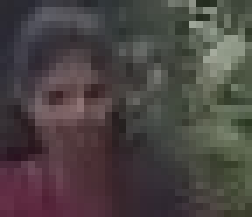
#> input picture scratch/head_crops_test/f060_helmet_PASS_0.90.jpg, 36 x 31 px, found by its file name (shown 7 times larger)
$ python debug_head_features.py   (older library calls are emulated)
#> lines starting #> are read from the running program, lines starting #| are printed output that depends on the picture; after the words box and inside, x2 and y2 are one past the last pixel; in counts of white or black regions, pixels touching at a corner belong together
import cv2
import numpy as np
import os
import sys

sys.path.insert(0, os.path.abspath('.'))

# Test a few crops that were wrongly marked as helmet PASS
crop_names = [
    "scratch/head_crops_test/f060_helmet_PASS_0.90.jpg",
    "scratch/head_crops_test/f090_helmet_PASS_0.90.jpg",
    "scratch/head_crops_test/f120_helmet_PASS_0.90.jpg",
    "scratch/head_crops_test/f170_no_helmet_FAIL_0.31.jpg",
    "scratch/head_crops_test/f195_helmet_PASS_0.90.jpg"
]

for cp in crop_names:
    if not os.path.exists(cp):
        continue
    head_roi = cv2.imread(cp)
#> head_roi is the input picture: shape (31, 36, 3); mean B, G, R 66.8, 68, 74.9
    h, w = head_roi.shape[:2]
#> h = 31; w = 36
    gray = cv2.cvtColor(head_roi, cv2.COLOR_BGR2GRAY)
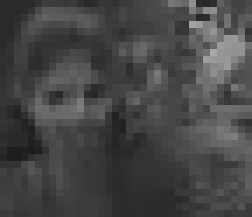
#> gray: shape (31, 36) (shown 7 times larger); min 28, max 168, mean 69.9
    lap_var = float(cv2.Laplacian(gray, cv2.CV_64F).var())
#> lap_var = 1424.2
    hsv = cv2.cvtColor(head_roi, cv2.COLOR_BGR2HSV)
#> hsv: shape (31, 36, 3); mean H, S, V 103.1, 50.1, 78.1
    ycbcr = cv2.cvtColor(head_roi, cv2.COLOR_BGR2YCrCb)
#> ycbcr: shape (31, 36, 3); mean of channels 0, 1, 2 69.9, 131.5, 126.2
    cr = ycbcr[:, :, 1]
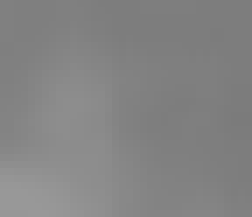
#> cr: shape (31, 36) (shown 7 times larger); min 123, max 152, mean 131.5
    cb = ycbcr[:, :, 2]
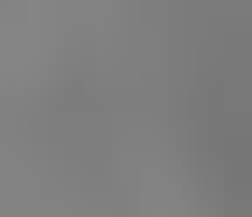
#> cb: shape (31, 36) (shown 7 times larger); min 118, max 133, mean 126.2
    b, g, r = head_roi[:, :, 0], head_roi[:, :, 1], head_roi[:, :, 2]
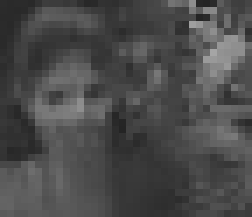
#> r: shape (31, 36) (shown 7 times larger); min 36, max 165, mean 74.9
    total_pixels = float(h * w + 1e-5)
#> total_pixels = 1116

    skin_mask = ((cr >= 135) & (cr <= 175) & (cb >= 85) & (cb <= 125) &
                 (r > g + 8) & (g > b + 2))
#> skin_mask: shape (31, 36) bool; every value is 0
    skin_ratio = float(np.sum(skin_mask)) / total_pixels
#> skin_ratio = 0

    mid_y = int(h * 0.45)
#> mid_y = 13
    crown = head_roi[:mid_y, :]
    face = head_roi[mid_y:, :]
    crown_skin = float(np.sum(skin_mask[:mid_y, :])) / float(crown.size // 3 + 1e-5)
#> crown_skin = 0
    face_skin = float(np.sum(skin_mask[mid_y:, :])) / float(face.size // 3 + 1e-5)
#> face_skin = 0

    crown_hsv = cv2.cvtColor(crown, cv2.COLOR_BGR2HSV)
    highlight_mask = (crown_hsv[:, :, 2] >= 180) & (crown_hsv[:, :, 1] <= 45)
    specular_ratio = float(np.mean(highlight_mask))
#> specular_ratio = 0

    hair_mask = (crown_hsv[:, :, 2] < 55) & (crown_hsv[:, :, 1] < 70)
    hair_ratio = float(np.mean(hair_mask))
#> hair_ratio = 0.0876

    print(f"\n--- {cp} ({w}x{h}, lap={lap_var:.1f}) ---")
#| --- scratch/head_crops_test/f060_helmet_PASS_0.90.jpg (36x31, lap=1424.2) ---
    print(f"skin_ratio: {skin_ratio:.3f}, crown_skin: {crown_skin:.3f}, face_skin: {face_skin:.3f}")
#| skin_ratio: 0.000, crown_skin: 0.000, face_skin: 0.000
    print(f"specular_ratio: {specular_ratio:.3f}, hair_ratio: {hair_ratio:.3f}")
#| specular_ratio: 0.000, hair_ratio: 0.088

    # Check why is_helmet was True:
    is_bare_head = (
        (crown_skin > 0.15 and face_skin > 0.20) or
        (hair_ratio > 0.30 and face_skin > 0.22) or
        (skin_ratio > 0.28 and crown_skin > 0.10)
    )
#> is_bare_head = False
    print(f"is_bare_head: {is_bare_head}")
#| is_bare_head: False
    print(f"Conditions: crown_skin>0.15 and face_skin>0.20: {crown_skin > 0.15 and face_skin > 0.20}")
#| Conditions: crown_skin>0.15 and face_skin>0.20: False
    print(f"Conditions: hair_ratio>0.30 and face_skin>0.22: {hair_ratio > 0.30 and face_skin > 0.22}")
#| Conditions: hair_ratio>0.30 and face_skin>0.22: False
    print(f"Conditions: skin_ratio>0.28 and crown_skin>0.10: {skin_ratio > 0.28 and crown_skin > 0.10}")
#| Conditions: skin_ratio>0.28 and crown_skin>0.10: False
#> pass 2 of the loop `for cp in crop_names:`:
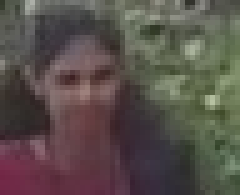
#> input picture scratch/head_crops_test/f090_helmet_PASS_0.90.jpg, 48 x 39 px, found by its file name (shown 5 times larger)
#> head_roi is the input picture: shape (39, 48, 3); mean B, G, R 75.1, 80.2, 89
#> gray: shape (39, 48)
#> lap_var = 668.4
#> hsv: shape (39, 48, 3); mean H, S, V 82.6, 57.1, 92.6
#> ycbcr: shape (39, 48, 3); mean of channels 0, 1, 2 82.2, 132.8, 124
#> cr: shape (39, 48)
#> cb: shape (39, 48)
#> b: shape (39, 48)
#> g: shape (39, 48)
#> r: shape (39, 48)
#> `skin_mask = ((cr >= 135) & (cr <= 175) & (cb >= 85) & (cb <= 125) & (r..`:
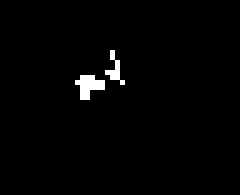
#> skin_mask: shape (39, 48) bool (shown 5 times larger); 1.5% white in thin lines or dots, all inside (x1, y1, x2, y2) = (15, 10, 25, 20)
#> skin_ratio = 0.015
#> `face = head_roi[mid_y:, :]`:
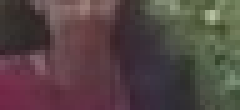
#> face: shape (22, 48, 3) (shown 5 times larger); mean B, G, R 68, 69, 84.5
#> crown_skin = 0.0233
#> face_skin = 0.00852
#> hair_ratio = 0.00613
#| --- scratch/head_crops_test/f090_helmet_PASS_0.90.jpg (48x39, lap=668.4) ---
#| skin_ratio: 0.015, crown_skin: 0.023, face_skin: 0.009
#| specular_ratio: 0.000, hair_ratio: 0.006
#| is_bare_head: False
#| Conditions: crown_skin>0.15 and face_skin>0.20: False
#| Conditions: hair_ratio>0.30 and face_skin>0.22: False
#| Conditions: skin_ratio>0.28 and crown_skin>0.10: False
#> pass 3 of the loop `for cp in crop_names:`:
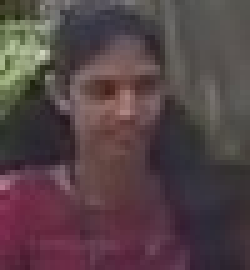
#> input picture scratch/head_crops_test/f120_helmet_PASS_0.90.jpg, 50 x 54 px, found by its file name (shown 5 times larger)
#> head_roi is the input picture: shape (54, 50, 3); mean B, G, R 70.4, 66.7, 84.5
#> gray: shape (54, 50)
#> lap_var = 620.8
#> hsv: shape (54, 50, 3); mean H, S, V 98.7, 64.4, 86
#> ycbcr: shape (54, 50, 3); mean of channels 0, 1, 2 72.4, 136.6, 126.8
#> cr: shape (54, 50)
#> cb: shape (54, 50)
#> b: shape (54, 50)
#> g: shape (54, 50)
#> r: shape (54, 50)
#> `skin_mask = ((cr >= 135) & (cr <= 175) & (cb >= 85) & (cb <= 125) & (r..`:
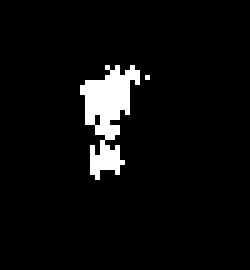
#> skin_mask: shape (54, 50) bool (shown 5 times larger); 5% white; 2 white regions (1 under 20 px), largest, box (x1, y1, x2, y2) and area: (16, 13, 28, 36) 135
#> skin_ratio = 0.0504
#> face: shape (30, 50, 3)
#> crown_skin = 0.0725
#> face_skin = 0.0327
#> crown_hsv: shape (24, 50, 3); mean H, S, V 54.7, 41.2, 93.8
#> highlight_mask: shape (24, 50) bool; 0.25% white in thin lines or dots, all inside (x1, y1, x2, y2) = (7, 10, 9, 12)
#> specular_ratio = 0.0025
#> `hair_mask = (crown_hsv[:, :, 2] < 55) & (crown_hsv[:, :, 1] < 70)`:
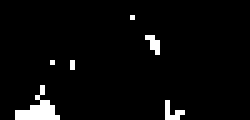
#> hair_mask: shape (24, 50) bool (shown 5 times larger); 3.8% white; 6 white regions (5 under 20 px), largest, box (x1, y1, x2, y2) and area: (3, 17, 12, 24) 27
#> hair_ratio = 0.0383
#| --- scratch/head_crops_test/f120_helmet_PASS_0.90.jpg (50x54, lap=620.8) ---
#| skin_ratio: 0.050, crown_skin: 0.072, face_skin: 0.033
#| specular_ratio: 0.003, hair_ratio: 0.038
#| is_bare_head: False
#| Conditions: crown_skin>0.15 and face_skin>0.20: False
#| Conditions: hair_ratio>0.30 and face_skin>0.22: False
#| Conditions: skin_ratio>0.28 and crown_skin>0.10: False
#> the loop made 5 passes; the first 3 are shown
